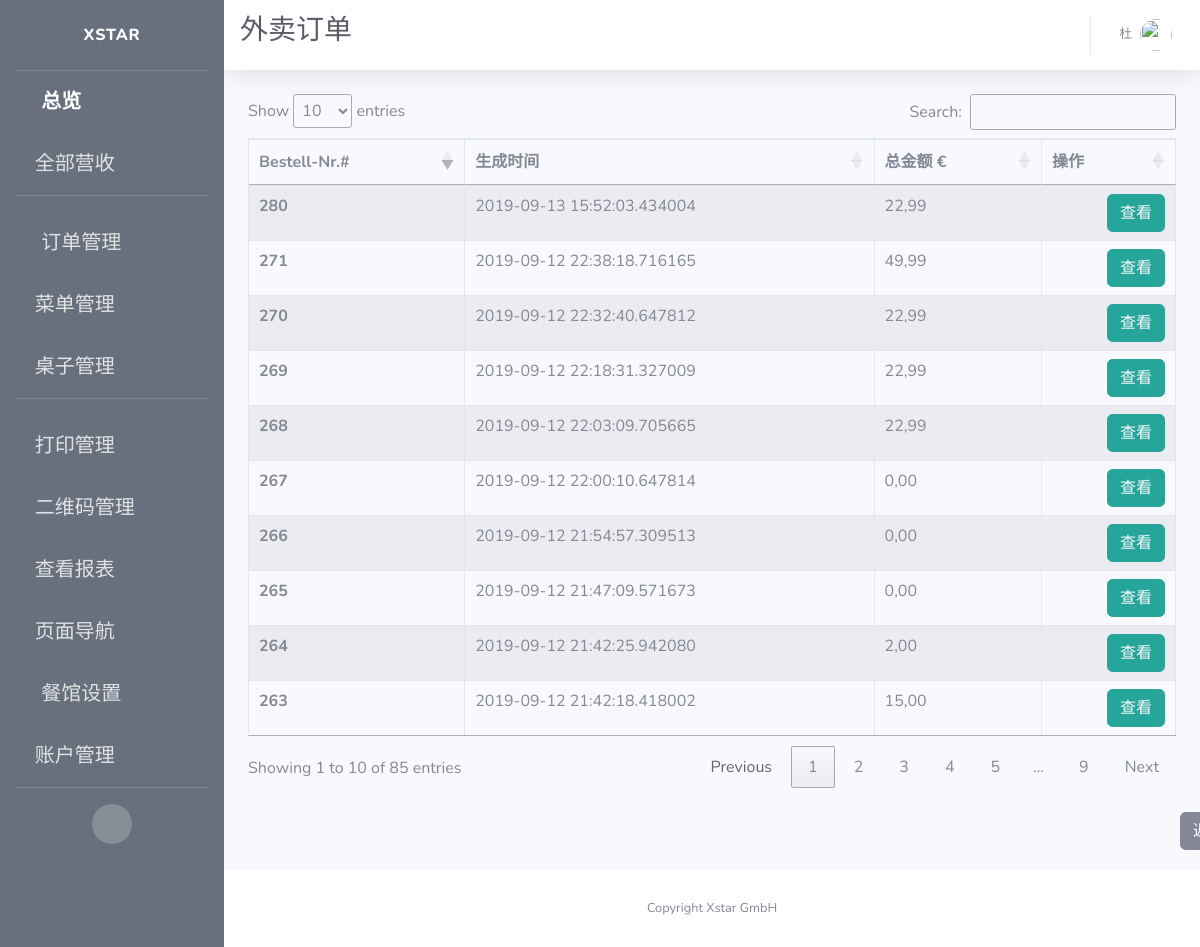
The app's page /admin/takeaway/orders/all (signed in) with its own data.
### app/models.py (models this page shows, shortened)
class User(UserMixin, db.Model):
    id = db.Column(db.Integer, primary_key=True)
    username = db.Column(db.String(64), index=True, unique=True, nullable=False)
    alias = db.Column(db.String(64))
    email = db.Column(db.String(120), unique=True)
    password_hash = db.Column(db.String(128))
    permissions = db.Column(db.Integer)
    container = db.Column(db.String(300))
    timeCreated = db.Column(db.DateTime, default=datetime.utcnow)

class Order(db.Model):
    id = db.Column(db.Integer, primary_key=True, unique=True, index=True)
    totalPrice = db.Column(db.Float, unique=False)
    orderNumber = db.Column(db.String(200), unique=True)
    timeCreated = db.Column(db.DateTime, default=datetime.utcnow)
    isPaid = db.Column(db.Boolean, default=False)
    isReady = db.Column(db.Boolean, default=False)
    isPickedUp = db.Column(db.Boolean, default=False)
    items = db.Column(db.String(1500))
    pay_via = db.Column(db.String(100))
    type = db.Column(db.String(100))
    container = db.Column(db.String(300))
    mealPrinted = db.Column(db.Boolean, default=False)
    printed = db.Column(db.Boolean, default=False)
    settleTime = db.Column(db.DateTime)
    settleID = db.Column(db.String(500))
    table_name = db.Column(db.String(500))
    seat_number = db.Column(db.String(500))
    isCancelled = db.Column(db.Boolean(), default=False)
    isDone = db.Column(db.Boolean())
    dishes = db.Column(db.String(1500))
    discount = db.Column(db.Float, default=0.0)
    discount_rate = db.Column(db.Float, default=0.0)
    subtype = db.Column(db.String(500))
    endTotal = db.Column(db.Float, default=totalPrice)

### app/routes.py (the view)
@app.route("/admin/takeaway/orders/all")
@login_required
def all_out_orders():
    referrer = request.headers.get('Referer')
    orders = Order.query.filter(Order.type == "Out").all()
    context = dict(title=u'外卖订单',
                   orders=orders,
                   referrer=referrer,
                   company_name=company_info.get('company_name'),
                   formatter=formatter)
    return render_template('all_out_orders.html', **context)

### app/models.py (called while the page is built)
@login.user_loader
def load_user(id):
    return User.query.get(int(id))

### app/utilities.py (called while the page is built)
def formatter(number):
    if number == 0:
        number = '{:.2f}'.format(round(number, 2))
        number = number.replace(".", ",")
        return number
    number = format_decimal(round(float(number), 2), locale="de_DE")
    if len(number.split(",")) == 1:
        number = number + ",00"
        return number
    if len(number.split(",")[1]) == 1:
        number = number + "0"
        return number
    return number

### app/templates/all_out_orders.html (shortened to what this page needs)
{% extends 'base.html' %}
{% block css %}
<link rel="stylesheet" type="text/css" href="https://cdn.datatables.net/1.10.19/css/jquery.dataTables.css">
<link rel="stylesheet" type="text/css" href="https://cdnjs.cloudflare.com/ajax/libs/twitter-bootstrap/4.1.3/css/bootstrap.css">
<link rel="stylesheet" type="text/css" href="https://cdn.datatables.net/1.10.19/css/dataTables.bootstrap4.min.css">
{% endblock %}
{% block title %}
<h1 class="h3 mb-2 text-gray-800">{{ title }}</h1>
{% endblock %}
{% block content %}
<div class="row">
    <div class="col-sm-12">
        <table id="example" class="table table-striped table-bordered">
      <thead>
        <tr>
          <th scope="col">Bestell-Nr.#</th>
          <th scope="col">生成时间</th>
          <th scope="col">总金额 €</th>
          <th scope="col">操作</th>
        </tr>
      </thead>
      <tbody>
      {% for order in orders %}
        <tr id={{ order.id }}>
          <th scope="row">{{ order.id }}</th>
          <td>{{ order.timeCreated }}</td>
          <td>{{ formatter(order.totalPrice) }}</td>
          <td style="text-align:right">
            <span>
              <button type="button" class="btn btn-info" style="border-color:#26a69a; background-color:#26a69a;">
                <a href={{ url_for('takeaway_order_view', order_id=order.id) }} style="color: rgb(247, 249, 252)">
                  查看
                </a>
              </button>
            </span>
          </td>
        </tr>
      {% endfor %}
      </tbody>
    </table>
    </div>
</div>
<br>
<button type="button" class="btn btn-secondary" id="back">
  <a href="{{referrer}}" style="color: rgb(247, 249, 252)">
    返回
  </a>
</button>
{% endblock %}

### app/templates/base.html (shortened to what this page needs)
<!DOCTYPE html>
<html lang="en">
<head>
  {% block css %}
  {% endblock %}
  <link href="{{ url_for('static', filename='fontawesome-free/css/all.min.css') }}" rel="stylesheet" type="text/css">
  <link href="{{ url_for('static', filename='css/sb-admin-2.min.css')}}" rel="stylesheet">
</head>
<body id="page-top">
  <div id="wrapper">
    <ul class="navbar-nav bg-gradient-primary sidebar sidebar-dark accordion" id="accordionSidebar">
      <a class="sidebar-brand d-flex align-items-center justify-content-center" href="{{ url_for('index') }}">
        <div class="sidebar-brand-text mx-3">Xstar</div>
      </a>
      <hr class="sidebar-divider my-0">
      <li class="nav-item active">
        <a class="nav-link" href="{{url_for('index') }}">
          <i class="fas fa-fw fa-tachometer-alt"></i>
          <span>总览</span></a>
      </li>
      <li class="nav-item">
        <a class="nav-link collapsed" href="#" data-toggle="collapse" data-target="#collapseOne" aria-expanded="true" aria-controls="collapseOne">
          <i class="fas fa-money-bill-alt"></i>
          <span>全部营收</span>
        </a>
      </li>
      <hr class="sidebar-divider">
      <li class="nav-item">
        <a class="nav-link collapsed" href="#" data-toggle="collapse" data-target="#collapseTwo" aria-expanded="true" aria-controls="collapseTwo">
          <i class="fas fa-fw fa-cog"></i>
          <span>订单管理</span>
        </a>
      </li>
      <li class="nav-item">
        <a class="nav-link collapsed" href="#" data-toggle="collapse" data-target="#collapseMenu" aria-expanded="true" aria-controls="collapseTwo">
        <i class="fas fa-utensils"></i>
          <span>菜单管理</span>
        </a>
      </li>
      <li class="nav-item">
        <a class="nav-link collapsed" href="#" data-toggle="collapse" data-target="#collapseUtilities" aria-expanded="true" aria-controls="collapseUtilities">
          <i class="fas fa-chair"></i>
          <span>桌子管理</span>
        </a>
      </li>
      <hr class="sidebar-divider">
      <li class="nav-item">
        <a class="nav-link collapsed" href="#" data-toggle="collapse" data-target="#collapsePages" aria-expanded="true" aria-controls="collapsePages">
          <i class="fas fa-print"></i>
          <span>打印管理</span>
        </a>
      </li>
      <li class="nav-item">
        <a class="nav-link" href={{ url_for('qrcode_manage') }}>
          <i class="fas fa-qrcode"></i>
          <span>二维码管理</span>
        </a>
      </li>
      <li class="nav-item">
        <a class="nav-link collapsed" href="#" data-toggle="collapse" data-target="#collapseLogs" aria-expanded="true" aria-controls="collapseUtilities">
          <i class="far fa-sticky-note"></i>
          <span>查看报表</span>
        </a>
      </li>
      <li class="nav-item">
        <a class="nav-link collapsed" href="#" data-toggle="collapse" data-target="#collapseNavigation" aria-expanded="true" aria-controls="collapseUtilities">
          <i class="far fa-compass"></i>
          <span>页面导航</span>
        </a>
      </li>
      <li class="nav-item">
        <a class="nav-link" href="{{ url_for('set_store') }}">
          <i class="fas fa-fw fa-wrench"></i>
          <span>餐馆设置</span></a>
      </li>
      {% if current_user.permissions == 100 %}
      <li class="nav-item">
        <a class="nav-link" href="{{ url_for('boss_users_manage') }}">
          <i class="fas fa-users"></i>
          <span>账户管理</span></a>
      </li>
      {% else %}
      <li class="nav-item">
        <a class="nav-link" href="{{ url_for('users_manage') }}">
          <i class="fas fa-users"></i>
          <span>跑堂人员列表</span></a>
      </li>
      {% endif %}
      <hr class="sidebar-divider d-none d-md-block">
      <div class="text-center d-none d-md-inline">
        <button class="rounded-circle border-0" id="sidebarToggle"></button>
      </div>
    </ul>
    <div id="content-wrapper" class="d-flex flex-column">
      <div id="content">
        <nav class="navbar navbar-expand navbar-light bg-white topbar mb-4 static-top shadow">
          {% block title %}
          {% endblock %}
          <ul class="navbar-nav ml-auto">
            <li class="nav-item dropdown no-arrow">
              <a class="nav-link dropdown-toggle" href="#" id="userDropdown" role="button" data-toggle="dropdown" aria-haspopup="true" aria-expanded="false">
                <span class="mr-2 d-none d-lg-inline text-gray-600 small">{{ current_user.alias }}</span>
                <img class="img-profile rounded-circle" src="https://source.unsplash.com/QAB-WJcbgJk/60x60">
              </a>
            </li>
          </ul>
        </nav>
        <div class="container-fluid">
          {% block content %}{% endblock %}
        </div>
      </div>
      <footer class="sticky-footer bg-white">
        <div class="container my-auto">
          <div class="copyright text-center my-auto">
            <span>Copyright {{ company_name }}</span>
          </div>
        </div>
      </footer>
    </div>
  </div>
</body>
</html>

### app/templates/all_out_orders.html (style rules this page uses)
#back { margin-left: 932px; margin-bottom: 20px; color: rgb(247, 249, 252); }

### app/templates/base.html (style rules this page uses)
.bg-gradient-primary { background-image: linear-gradient(180deg,#67707c 10%,#67707c 100%); background-size: cover; }

### records on screen
User: alias "杜"
Order: id "263", timeCreated "2019-09-12 21:42:18.418002", totalPrice "15,00"
Order: id "264", timeCreated "2019-09-12 21:42:25.942080", totalPrice "2,00"
Order: id "265", timeCreated "2019-09-12 21:47:09.571673", totalPrice "0,00"
Order: id "266", timeCreated "2019-09-12 21:54:57.309513", totalPrice "0,00"
Order: id "267", timeCreated "2019-09-12 22:00:10.647814", totalPrice "0,00"
Order: id "268", timeCreated "2019-09-12 22:03:09.705665", totalPrice "22,99"
Order: id "269", timeCreated "2019-09-12 22:18:31.327009", totalPrice "22,99"
Order: id "270", timeCreated "2019-09-12 22:32:40.647812", totalPrice "22,99"
Order: id "271", timeCreated "2019-09-12 22:38:18.716165", totalPrice "49,99"
Order: id "280", timeCreated "2019-09-13 15:52:03.434004", totalPrice "22,99"

### other values on screen
{{ title }} "外卖订单"
{{ company_name }} "Xstar GmbH"
